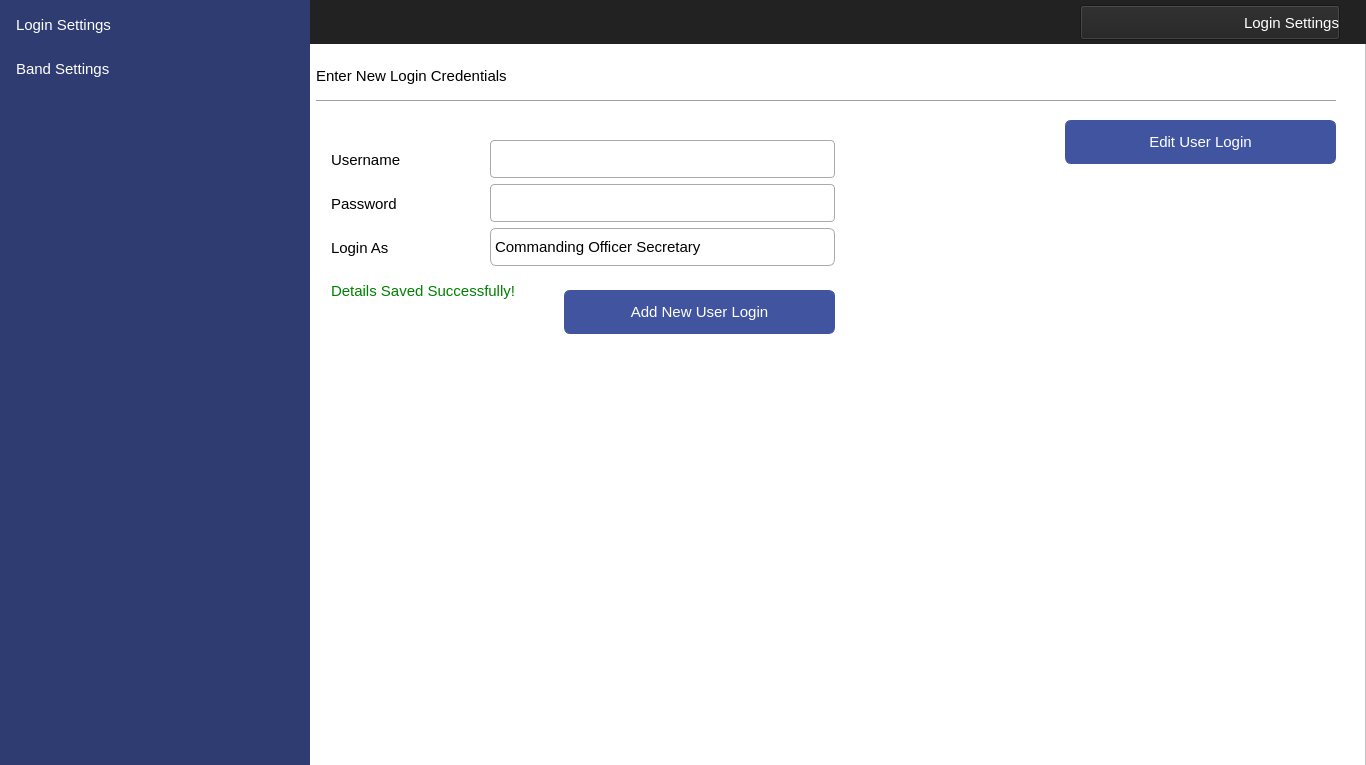
<?xml version="1.0" encoding="UTF-8"?>
<ui version="4.0">
 <class>MainWindow</class>
 <widget class="QMainWindow" name="MainWindow">
  <property name="geometry">
   <rect>
    <x>0</x>
    <y>0</y>
    <width>1366</width>
    <height>765</height>
   </rect>
  </property>
  <property name="windowTitle">
   <string>MainWindow</string>
  </property>
  <widget class="QWidget" name="centralwidget">
   <widget class="QFrame" name="frame">
    <property name="geometry">
     <rect>
      <x>0</x>
      <y>0</y>
      <width>1366</width>
      <height>768</height>
     </rect>
    </property>
    <property name="styleSheet">
     <string notr="true">background-color: #ffffff</string>
    </property>
    <property name="frameShape">
     <enum>QFrame::StyledPanel</enum>
    </property>
    <property name="frameShadow">
     <enum>QFrame::Raised</enum>
    </property>
    <widget class="QLabel" name="label_2">
     <property name="geometry">
      <rect>
       <x>0</x>
       <y>0</y>
       <width>1366</width>
       <height>44</height>
      </rect>
     </property>
     <property name="styleSheet">
      <string notr="true">background-color:#222222;</string>
     </property>
     <property name="text">
      <string/>
     </property>
    </widget>
    <widget class="QPushButton" name="btnEditLogin">
     <property name="geometry">
      <rect>
       <x>1065</x>
       <y>120</y>
       <width>271</width>
       <height>44</height>
      </rect>
     </property>
     <property name="font">
      <font>
       <family>Segoe UI</family>
       <pointsize>11</pointsize>
      </font>
     </property>
     <property name="cursor">
      <cursorShape>PointingHandCursor</cursorShape>
     </property>
     <property name="styleSheet">
      <string notr="true">QPushButton
{
    color: #ffffff;
    background-color:#4154A0;
    border-width: 1px;
    border-color: #4154A0;
    border-style: solid;
    border-radius: 6;
    padding: 3px;
    font-size: 11pt;
    padding-left: 5px;
    padding-right: 5px;
    min-width: 40px;
}

QPushButton:hover
{
    background-color:#384889
}
QPushButton:pressed
{
    background-color: #384889;
 	border-width: 3px;
    border-color: #5C70BC;
    border-style: solid;
    border-radius: 6;

}</string>
     </property>
     <property name="text">
      <string>Edit User Login</string>
     </property>
     <property name="icon">
      <iconset resource="../IconResource.qrc">
       <normaloff>:/images/edit.png</normaloff>:/images/edit.png</iconset>
     </property>
     <property name="iconSize">
      <size>
       <width>25</width>
       <height>25</height>
      </size>
     </property>
    </widget>
    <widget class="QLabel" name="lblDataEntrySuccessful">
     <property name="enabled">
      <bool>true</bool>
     </property>
     <property name="geometry">
      <rect>
       <x>331</x>
       <y>269</y>
       <width>361</width>
       <height>44</height>
      </rect>
     </property>
     <property name="font">
      <font>
       <family>Segoe UI</family>
       <pointsize>11</pointsize>
      </font>
     </property>
     <property name="layoutDirection">
      <enum>Qt::LeftToRight</enum>
     </property>
     <property name="styleSheet">
      <string notr="true">color: green;
background-color:#ffffff;
font-size: 11pt</string>
     </property>
     <property name="text">
      <string>Details Saved Successfully!</string>
     </property>
     <property name="alignment">
      <set>Qt::AlignLeading|Qt::AlignLeft|Qt::AlignVCenter</set>
     </property>
    </widget>
    <widget class="QPushButton" name="pushButton">
     <property name="enabled">
      <bool>true</bool>
     </property>
     <property name="geometry">
      <rect>
       <x>1080</x>
       <y>5</y>
       <width>260</width>
       <height>35</height>
      </rect>
     </property>
     <property name="font">
      <font>
       <family>Segoe UI</family>
       <pointsize>11</pointsize>
      </font>
     </property>
     <property name="styleSheet">
      <string notr="true"> text-align: right;
    color: #ffffff;
    background-color:#222222;</string>
     </property>
     <property name="text">
      <string>Login Settings</string>
     </property>
     <property name="icon">
      <iconset resource="../IconResource.qrc">
       <normaloff>:/images/login.png</normaloff>:/images/login.png</iconset>
     </property>
     <property name="iconSize">
      <size>
       <width>32</width>
       <height>32</height>
      </size>
     </property>
    </widget>
    <widget class="QPushButton" name="pushButton_2">
     <property name="enabled">
      <bool>true</bool>
     </property>
     <property name="geometry">
      <rect>
       <x>331</x>
       <y>680</y>
       <width>100</width>
       <height>80</height>
      </rect>
     </property>
     <property name="styleSheet">
      <string notr="true"> border:1px solid #fff;
    border-radius:4px;
    outline:none;</string>
     </property>
     <property name="text">
      <string/>
     </property>
     <property name="icon">
      <iconset resource="../IconResource.qrc">
       <normaloff>:/images/logoMTIP.png</normaloff>:/images/logoMTIP.png</iconset>
     </property>
     <property name="iconSize">
      <size>
       <width>200</width>
       <height>200</height>
      </size>
     </property>
    </widget>
    <widget class="QLineEdit" name="edtUsername">
     <property name="geometry">
      <rect>
       <x>490</x>
       <y>140</y>
       <width>345</width>
       <height>38</height>
      </rect>
     </property>
     <property name="font">
      <font>
       <family>Segoe UI</family>
       <pointsize>11</pointsize>
      </font>
     </property>
     <property name="styleSheet">
      <string notr="true">QLineEdit{
    border:1px solid #aaa;
    border-radius:4px;
    outline:none;
    padding:6px;
    box-sizing:border-box;
    transition:.3s;
  }
  QLineEdit:hover{
	 border:1px solid #000;	
 	transition:.3s;
}
  QLineEdit:focus{
    border-color:dodgerBlue;
    box-shadow:0 0 8px 0 dodgerBlue;
  }</string>
     </property>
    </widget>
    <widget class="QPushButton" name="btnAddLogin">
     <property name="geometry">
      <rect>
       <x>564</x>
       <y>290</y>
       <width>271</width>
       <height>44</height>
      </rect>
     </property>
     <property name="font">
      <font>
       <family>Segoe UI</family>
       <pointsize>11</pointsize>
      </font>
     </property>
     <property name="cursor">
      <cursorShape>PointingHandCursor</cursorShape>
     </property>
     <property name="styleSheet">
      <string notr="true">QPushButton
{
    color: #ffffff;
    background-color:#4154A0;
    border-width: 1px;
    border-color: #4154A0;
    border-style: solid;
    border-radius: 6;
    padding: 3px;
    font-size: 11pt;
    padding-left: 5px;
    padding-right: 5px;
    min-width: 40px;
}

QPushButton:hover
{
    background-color:#384889
}
QPushButton:pressed
{
    background-color: #384889;
 	border-width: 3px;
    border-color: #5C70BC;
    border-style: solid;
    border-radius: 6;

}</string>
     </property>
     <property name="text">
      <string>Add New User Login</string>
     </property>
     <property name="icon">
      <iconset resource="../IconResource.qrc">
       <normaloff>:/images/add.png</normaloff>:/images/add.png</iconset>
     </property>
     <property name="iconSize">
      <size>
       <width>25</width>
       <height>25</height>
      </size>
     </property>
    </widget>
    <widget class="QLabel" name="label_11">
     <property name="geometry">
      <rect>
       <x>331</x>
       <y>226</y>
       <width>151</width>
       <height>44</height>
      </rect>
     </property>
     <property name="font">
      <font>
       <family>Segoe UI</family>
       <pointsize>11</pointsize>
      </font>
     </property>
     <property name="layoutDirection">
      <enum>Qt::LeftToRight</enum>
     </property>
     <property name="styleSheet">
      <string notr="true">color: #000000;
background-color:#ffffff;
font-size: 11pt</string>
     </property>
     <property name="text">
      <string>Login As</string>
     </property>
     <property name="alignment">
      <set>Qt::AlignLeading|Qt::AlignLeft|Qt::AlignVCenter</set>
     </property>
    </widget>
    <widget class="QLabel" name="label_10">
     <property name="geometry">
      <rect>
       <x>331</x>
       <y>182</y>
       <width>151</width>
       <height>44</height>
      </rect>
     </property>
     <property name="font">
      <font>
       <family>Segoe UI</family>
       <pointsize>11</pointsize>
      </font>
     </property>
     <property name="layoutDirection">
      <enum>Qt::LeftToRight</enum>
     </property>
     <property name="styleSheet">
      <string notr="true">color: #000000;
background-color:#ffffff;
font-size: 11pt</string>
     </property>
     <property name="text">
      <string>Password</string>
     </property>
     <property name="alignment">
      <set>Qt::AlignLeading|Qt::AlignLeft|Qt::AlignVCenter</set>
     </property>
    </widget>
    <widget class="QLabel" name="label_9">
     <property name="geometry">
      <rect>
       <x>331</x>
       <y>138</y>
       <width>151</width>
       <height>44</height>
      </rect>
     </property>
     <property name="font">
      <font>
       <family>Segoe UI</family>
       <pointsize>11</pointsize>
      </font>
     </property>
     <property name="layoutDirection">
      <enum>Qt::LeftToRight</enum>
     </property>
     <property name="styleSheet">
      <string notr="true">color: #000000;
background-color:#ffffff;
font-size: 11pt</string>
     </property>
     <property name="text">
      <string>Username</string>
     </property>
     <property name="alignment">
      <set>Qt::AlignLeading|Qt::AlignLeft|Qt::AlignVCenter</set>
     </property>
    </widget>
    <widget class="QComboBox" name="cBoxLoginAs">
     <property name="geometry">
      <rect>
       <x>490</x>
       <y>228</y>
       <width>345</width>
       <height>38</height>
      </rect>
     </property>
     <property name="font">
      <font>
       <family>Segoe UI</family>
       <pointsize>11</pointsize>
       <kerning>true</kerning>
      </font>
     </property>
     <property name="cursor">
      <cursorShape>PointingHandCursor</cursorShape>
     </property>
     <property name="styleSheet">
      <string notr="true">QComboBox{ border-width: 1px;
 border-color: #aaa;
 border-style: solid;
border-radius:6; 
}

QComboBox::drop-down:button{
background-color:transparent;
}
QComboBox::down-arrow {
 
    image: url(C:/Users/home/Desktop/IndoorPoistionInterfaces/InterfaceIcons/dropDown.png);
    width: 25px;
    height: 9px;
}
QComboBox:hover{
	 border:1px solid #000;	
 	transition:.3s;
}
  QComboBox:focus{
    border-color:dodgerBlue;
    box-shadow:0 0 8px 0 dodgerBlue;
  }
</string>
     </property>
     <property name="editable">
      <bool>false</bool>
     </property>
     <property name="frame">
      <bool>true</bool>
     </property>
     <item>
      <property name="text">
       <string>Commanding Officer Secretary</string>
      </property>
     </item>
     <item>
      <property name="text">
       <string>Commanding Officer</string>
      </property>
     </item>
     <item>
      <property name="text">
       <string>Executive Officer</string>
      </property>
     </item>
     <item>
      <property name="text">
       <string>Weapon Engineering Officer</string>
      </property>
     </item>
     <item>
      <property name="text">
       <string>Marine Engineering Officer</string>
      </property>
     </item>
     <item>
      <property name="text">
       <string>Supply Officer</string>
      </property>
     </item>
     <item>
      <property name="text">
       <string>Principal Warfare Officer</string>
      </property>
     </item>
     <item>
      <property name="text">
       <string>Officer of the Day</string>
      </property>
     </item>
     <item>
      <property name="text">
       <string>Officer on Watch</string>
      </property>
     </item>
    </widget>
    <widget class="QLabel" name="label">
     <property name="geometry">
      <rect>
       <x>0</x>
       <y>0</y>
       <width>310</width>
       <height>768</height>
      </rect>
     </property>
     <property name="styleSheet">
      <string notr="true">background-image: url(null);
background-color:#2F3C71;</string>
     </property>
     <property name="text">
      <string/>
     </property>
    </widget>
    <widget class="QPushButton" name="navViewLoginSettings">
     <property name="geometry">
      <rect>
       <x>10</x>
       <y>3</y>
       <width>290</width>
       <height>44</height>
      </rect>
     </property>
     <property name="font">
      <font>
       <family>Segoe UI</family>
       <pointsize>11</pointsize>
      </font>
     </property>
     <property name="cursor">
      <cursorShape>PointingHandCursor</cursorShape>
     </property>
     <property name="styleSheet">
      <string notr="true">QPushButton 
{
    text-align: left;
    color: #ffffff;
    background-color:#2F3C71;
    border-width: 1px;
    border-color: #2F3C71;
    border-style: solid;
    border-radius: 6;
    padding: 3px;
    font-size: 11pt;
    padding-left: 5px;
    padding-right: 5px;
    min-width: 40px;
}

QPushButton:hover
{
    background-color:#4154A0;
}
QPushButton:active
{
    background-color:#4154A0;
}
QPushButton:pressed
{
    background-color: #384889;
 	border-width: 3px;
    border-color: #5C70BC;
    border-style: solid;
    border-radius: 6;

}</string>
     </property>
     <property name="text">
      <string>Login Settings</string>
     </property>
     <property name="icon">
      <iconset resource="../IconResource.qrc">
       <normaloff>:/images/login.png</normaloff>:/images/login.png</iconset>
     </property>
     <property name="iconSize">
      <size>
       <width>25</width>
       <height>25</height>
      </size>
     </property>
     <property name="flat">
      <bool>false</bool>
     </property>
    </widget>
    <widget class="QPushButton" name="navViewBandSettings">
     <property name="geometry">
      <rect>
       <x>10</x>
       <y>47</y>
       <width>290</width>
       <height>44</height>
      </rect>
     </property>
     <property name="font">
      <font>
       <family>Segoe UI</family>
       <pointsize>11</pointsize>
      </font>
     </property>
     <property name="cursor">
      <cursorShape>PointingHandCursor</cursorShape>
     </property>
     <property name="styleSheet">
      <string notr="true">QPushButton 
{
    text-align: left;
    color: #ffffff;
    background-color:#2F3C71;
    border-width: 1px;
    border-color: #2F3C71;
    border-style: solid;
    border-radius: 6;
    padding: 3px;
    font-size: 11pt;
    padding-left: 5px;
    padding-right: 5px;
    min-width: 40px;
}

QPushButton:hover
{
    background-color:#4154A0;
}
QPushButton:pressed
{
    background-color: #384889;
 	border-width: 3px;
    border-color: #5C70BC;
    border-style: solid;
    border-radius: 6;

}</string>
     </property>
     <property name="text">
      <string>Band Settings</string>
     </property>
     <property name="icon">
      <iconset resource="../IconResource.qrc">
       <normaloff>:/images/smartWatch.png</normaloff>:/images/smartWatch.png</iconset>
     </property>
     <property name="iconSize">
      <size>
       <width>32</width>
       <height>32</height>
      </size>
     </property>
     <property name="flat">
      <bool>false</bool>
     </property>
    </widget>
    <widget class="QLineEdit" name="edtPassword">
     <property name="geometry">
      <rect>
       <x>490</x>
       <y>184</y>
       <width>345</width>
       <height>38</height>
      </rect>
     </property>
     <property name="font">
      <font>
       <family>Segoe UI</family>
       <pointsize>11</pointsize>
      </font>
     </property>
     <property name="styleSheet">
      <string notr="true">QLineEdit{
    border:1px solid #aaa;
    border-radius:4px;
    outline:none;
    padding:6px;
    box-sizing:border-box;
    transition:.3s;
  }
  QLineEdit:hover{
	 border:1px solid #000;	
 	transition:.3s;
}
  QLineEdit:focus{
    border-color:dodgerBlue;
    box-shadow:0 0 8px 0 dodgerBlue;
  }</string>
     </property>
     <property name="echoMode">
      <enum>QLineEdit::Password</enum>
     </property>
    </widget>
    <zorder>label_2</zorder>
    <zorder>lblDataEntrySuccessful</zorder>
    <zorder>pushButton</zorder>
    <zorder>pushButton_2</zorder>
    <zorder>edtUsername</zorder>
    <zorder>btnAddLogin</zorder>
    <zorder>label_11</zorder>
    <zorder>label_10</zorder>
    <zorder>label_9</zorder>
    <zorder>cBoxLoginAs</zorder>
    <zorder>label</zorder>
    <zorder>btnEditLogin</zorder>
    <zorder>navViewBandSettings</zorder>
    <zorder>navViewLoginSettings</zorder>
    <zorder>edtPassword</zorder>
   </widget>
   <widget class="QLabel" name="label_13">
    <property name="geometry">
     <rect>
      <x>316</x>
      <y>100</y>
      <width>1020</width>
      <height>1</height>
     </rect>
    </property>
    <property name="styleSheet">
     <string notr="true">background-color:#A0A0A0;</string>
    </property>
    <property name="text">
     <string/>
    </property>
   </widget>
   <widget class="QLabel" name="label_6">
    <property name="geometry">
     <rect>
      <x>316</x>
      <y>60</y>
      <width>221</width>
      <height>31</height>
     </rect>
    </property>
    <property name="font">
     <font>
      <family>Segoe UI</family>
      <pointsize>11</pointsize>
     </font>
    </property>
    <property name="layoutDirection">
     <enum>Qt::LeftToRight</enum>
    </property>
    <property name="styleSheet">
     <string notr="true">color: #000000;
background-color:#ffffff;
font-size: 11pt</string>
    </property>
    <property name="text">
     <string>Enter New Login Credentials</string>
    </property>
    <property name="alignment">
     <set>Qt::AlignLeading|Qt::AlignLeft|Qt::AlignVCenter</set>
    </property>
   </widget>
  </widget>
 </widget>
 <resources>
  <include location="../IconResource.qrc"/>
 </resources>
 <connections/>
</ui>
